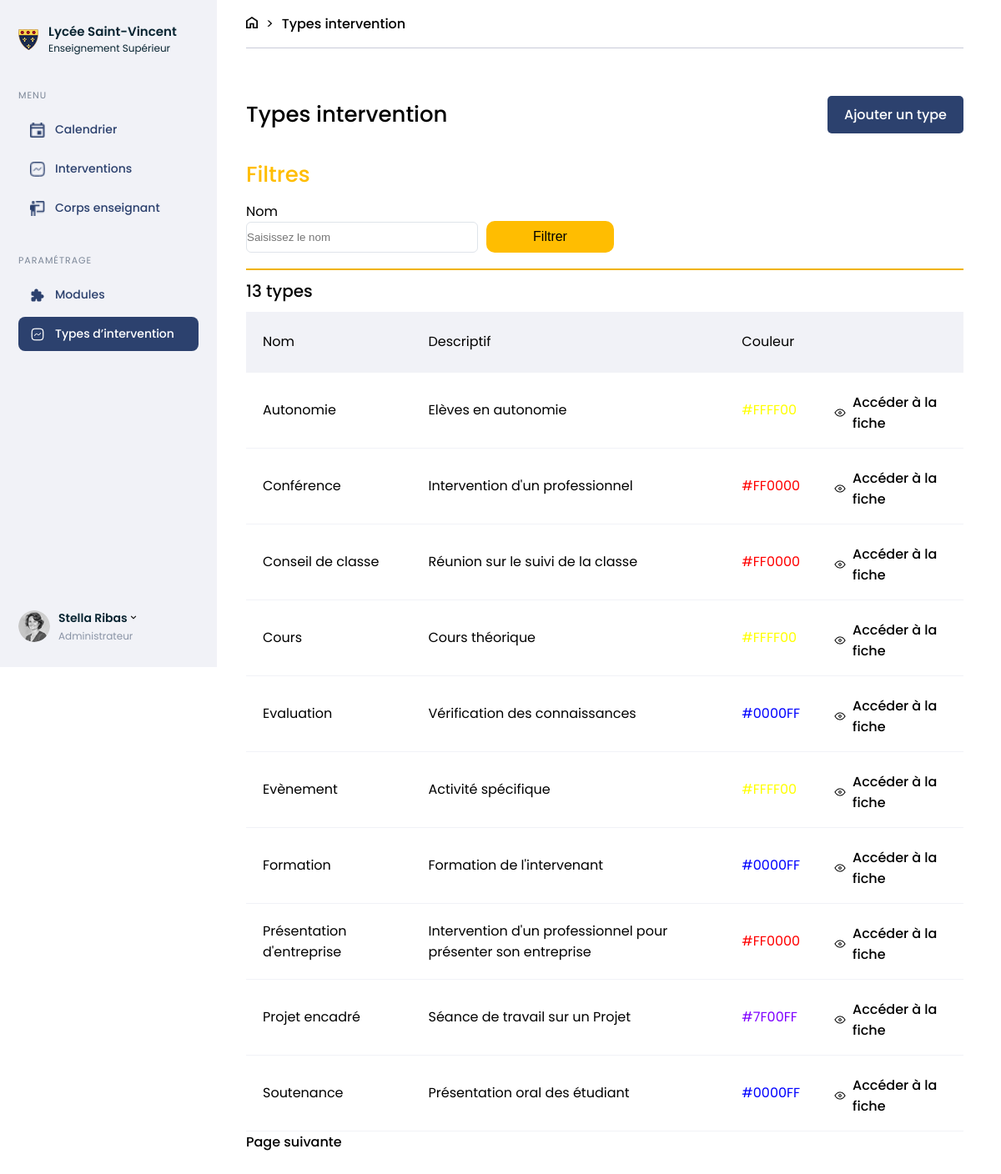
The app's page /type_intervention.php (signed in) with its own data.
### tables this page shows
CREATE TABLE IF NOT EXISTS `intervention_type` (
  `id` int NOT NULL AUTO_INCREMENT,
  `name` varchar(255) NOT NULL,
  `description` text NOT NULL,
  `color` varchar(20) NOT NULL,
  PRIMARY KEY (`id`)
);

### database/User_database.php (called while the page is built, shortened)
<?php
function infos_intervention_type_all($con, $offset){
    $offend = $offset + 10;
    $requete = $con->prepare("SELECT id, name, description, color FROM intervention_type ORDER BY name ASC LIMIT :offsetend OFFSET :offset");
    $requete->bindValue(':offsetend', (int) $offend, PDO::PARAM_INT);
    $requete->bindValue(':offset', (int) $offset, PDO::PARAM_INT);
    $requete->execute();
    $contenu = $requete->fetchAll(\PDO::FETCH_ASSOC);
    return $contenu;
}
function select_nb_pages_filtre_intervention_all($con){
    $requete = $con->prepare("SELECT count(*) AS nblignes FROM intervention_type");
    $requete->execute();
    $contenu = $requete->fetchAll(\PDO::FETCH_ASSOC);
    return $contenu;
}

### public/type_intervention.php (the view, shortened to what this page needs)
<?php
require_once 'inclus/Header.php';
require_once '../database/User_database.php';
require_once 'inclus/connexion.php';
if (empty($_GET["page"])){
    $page = 1;
}
else {
    $page = $_GET['page'];
}
if (empty($_GET["filtre"])){
    $filtre = '';
}
else {
    $filtre = $_GET["filtre"];
}
?>
<body>
    <nav>
        <?php require_once('inclus/menu_gestion_licence.php'); ?>
    </nav>
    <section class="intervention-type page">
        <div class="breadcrumb">
            <a href="calendrier.php"><img src="assets/home.png" alt=""></a>
            <p>></p>
            <a href="#">Types intervention</a>
        </div>
        <section class="titles-page">
            <div class="align">
                <h3>Types intervention</h3>
                <a href="ajout_type_intervention.php" class="blue-button">Ajouter un type</a>
            </div>
            <form method="get" action="">
                <h3 class="yellow">Filtres</h3>
                <div class="filter-row">
                    <div class="filter-column">
                        <label name="name-filter">Nom</label>
                        <input type="text" name="name-filter" placeholder="Saisissez le nom">
                    </div>
                    <button class="yellow-button">Filtrer</button>
                </div>
            </form>
            <table class="table">
                <thead>
                    <tr class="columns">
                        <td>Nom</td>
                        <td>Descriptif</td>
                        <td>Couleur</td>
                        <td></td>
                    </tr>
                </thead>
                <?php
                    if (!empty($_GET["name-filter"])){
                        $filtre = '%'.$_GET["name-filter"].'%';
                        $requete = $con->prepare("SELECT count(id) FROM intervention_type WHERE name LIKE :filtre");
                        $requete->bindParam(':filtre', $filtre);
                        $requete -> execute();
                        $contenu = $requete->fetchAll(\PDO::FETCH_ASSOC);
                        $contenu=(int)$contenu[0]["count(id)"];
                        echo "<h4>".$contenu." types</h4>";
                        $limit = 10;
                        $offset = $page * $limit - $limit;
                        $contenu = select_id_intervention_type_where($con, $filtre, $offset);
                        ?>
                        <tbody>
                            <?php
                            foreach ($contenu as $colonne => $element) {
                            echo "<tr>";
                            echo "<td>". $element["name"]. "</td>";
                            echo "<td>". $element["description"]. "</td>"; ?>
                            <td style="color:<?php echo $element["color"]?>"><?php echo $element["color"] ?></td>
                            <td class="table_align"><img src="assets/Oeil.png" alt="">
                            <a href="fiche_intervention.php?id=<?php echo $element['id']; ?>">Accéder à la fiche</a></td>
                            </tr><?php
                            }
                            ?>
                        </tbody>
                        <?php
                        $nb_pages = select_nb_pages_filtre_intervention($con, $filtre);
                        $nb_pages = $nb_pages[0]["nblignes"];
                        $nb_pages = $nb_pages = (int)($nb_pages / 10) + 1;
                    }
                    else {
                        $requete = $con->prepare("SELECT count(id) FROM intervention_type");
                        $requete -> execute();
                        $contenu = $requete->fetchAll(\PDO::FETCH_ASSOC);
                        $contenu=(int)$contenu[0]["count(id)"];
                        echo "<h4>".$contenu." types</h4>";
                        $limit = 10;
                        $offset = $page * $limit - $limit;
                        $contenu = infos_intervention_type_all($con, $offset);
                        ?>
                        <tbody>
                            <?php
                            foreach ($contenu as $colonne => $element) {
                                echo "<tr>";
                                echo "<td>". $element["name"]. "</td>";
                                echo "<td>". $element["description"]. "</td>"; ?>
                                <td style="color:<?php echo $element["color"]?>"><?php echo $element["color"] ?></td>
                                <td class="table_align"><img src="assets/Oeil.png" alt="">
                                <a href="fiche_intervention.php?id=<?php echo $element['id']; ?>">Accéder à la fiche</a></td>
                                <?php
                                echo "</tr>";
                            }
                        ?>
                        </tbody>
                        <?php
                        $nb_pages = select_nb_pages_filtre_intervention_all($con);
                        $nb_pages = $nb_pages[0]["nblignes"];
                        $nb_pages = $nb_pages = (int)($nb_pages / 10) + 1;
                    }
                    ?>
                </table>
                <?php
                if ($_GET["page"] == 1 && $nb_pages == 1){ ?>
                    <?php
                }
                else if ($_GET["page"] == 1){ ?>
                    <a href="type_intervention.php?page=<?php echo $page + 1; ?>&filtre=<?php echo $filtre ?>"> Page suivante</a>
                    <?php
                }
            ?>
        </section>
    </section>
</body>
</html>

### public/style.css (style rules this page uses)
nav { position: fixed; }
.page { margin-left: 250px; width: 1385px; }
.yellow { color: #FFBD01; font-family: Poppins; font-weight: bold; font-style: Medium; font-size: 20px; line-height: 24px; letter-spacing: 0px; }
.filter-column { display: flex; flex-direction: column ; width: 278px; }
.filter-row { display: flex; justify-content: flex-start; flex-direction: row; gap: 20px; align-items: flex-end; border-bottom: #FFBD01 2px solid; padding-bottom: 20px; }
.yellow-button { background-color: #FFBD01; border: none; border-radius: 10px; width: 153px; cursor: pointer; height: 38px; margin-bottom: 10px; }
p, h3 { margin: 0; }
tr { border-bottom: 1px solid #F1F2F7; height: 72px; }
.table_align { display: flex; align-items: center; padding-top: 23px; }
.table_align img { padding-right: 7px; }
.table_align a { text-decoration: none; color: black; }
nav { width: 240px; background-color: #F1F2F7; height: 100vh; }
.breadcrumb { display: inline-flex; height: 57px; width: 100%; align-items: center; gap: 10px; border-bottom: 1px solid #C8CBD9; background-color: white; }
.breadcrumb img { width: 14px; height: 14px; }
body { display: flex; margin: 0; }
.intervention-type { padding: 0px 45px 45px 45px; font-family: Poppins; width: 100%; }
.titles-page h3 { font-size: 26px; font-weight: 500; margin: 20px 0px; }
.titles-page h4 { font-size: 20px; font-weight: 500; margin: 10px 0px; }
.blue-button { padding: 10px 20px; background-color: #2C416E; color: white; text-align: center; border-radius: 5px; display: inline-block; border: unset; }
.align { display: flex; justify-content: space-between; align-items: center; margin-top: 40px; }
td { padding: 17px 20px; }
table { width: 100%; border-collapse: collapse; }
.columns { background-color: #F1F2F7; }
* { box-sizing: 0; }
form { margin-top: 20px; }
label { font-weight: 400; font-size: 16px; }
form { width: 100%; }
input, select { padding: 10px 0px; border: 1px solid #DFE4EA; border-radius: 6px; margin-bottom: 10px; }
button { font-weight: 500; font-size: 16px; }
a { text-decoration: none; color: black; font-weight: 500; }
.filter-row { width: 100%; display: flex; align-items: flex-end; gap: 10px; padding-bottom: 9px; border-bottom: 2px solid #f0b300; }

### records on screen
intervention_type: name "Autonomie", description "Elèves en autonomie", color "#FFFF00"
intervention_type: name "Conférence", description "Intervention d'un professionnel", color "#FF0000"
intervention_type: name "Conseil de classe", description "Réunion sur le suivi de la classe", color "#FF0000"
intervention_type: name "Cours", description "Cours théorique", color "#FFFF00"
intervention_type: name "Evaluation", description "Vérification des connaissances", color "#0000FF"
intervention_type: name "Evènement", description "Activité spécifique", color "#FFFF00"
intervention_type: name "Formation", description "Formation de l'intervenant", color "#0000FF"
intervention_type: name "Présentation d'entreprise", description "Intervention d'un professionnel pour présenter son entreprise", color "#FF0000"
intervention_type: name "Projet encadré", description "Séance de travail sur un Projet", color "#7F00FF"
intervention_type: name "Soutenance", description "Présentation oral des étudiant", color "#0000FF"

### other values on screen
$contenu "13"
